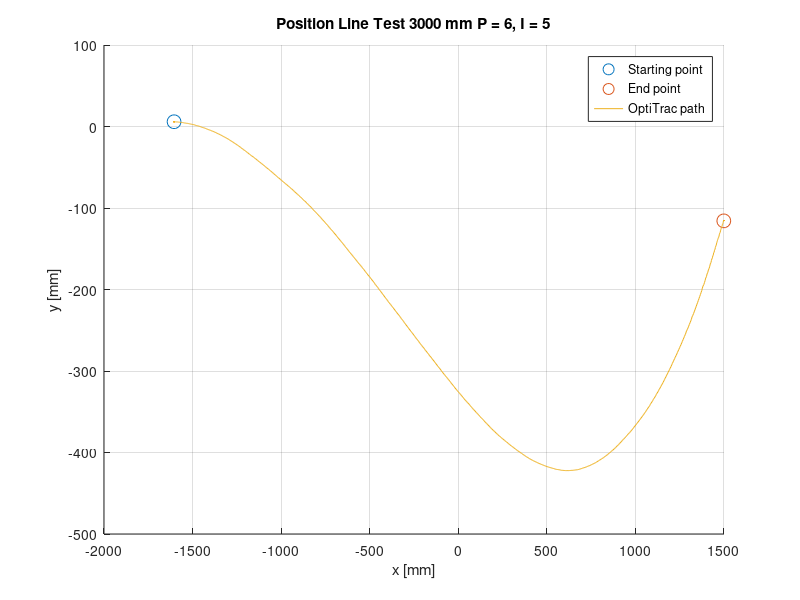

MATLAB code for this plot:
fileID = fopen('P6_I5_psat5_isat2.txt','r');


tline=fgetl(fileID);
%headers = strsplit(tline,','); kan brukes for å fjerne headers (fjerner
%første linje

formatSpec = '%f%f%f%f%f%f%f%f';
datacell = textscan(fileID,formatSpec,'Delimiter',',');
time = datacell{2};
X = datacell{6};
Z = datacell{7};
Y = datacell{8};

figure(1);
hold on;
plot(X(1,1),Y(1,1),'o','MarkerSize',10);
plot(X(end,1),Y(end,1),'o','MarkerSize',10);
plot(X,Y);
grid on;
title('Position Line Test 3000 mm P = 6, I = 5');
xlabel('x [mm]');
ylabel('y [mm]');
legend('Starting point','End point','OptiTrac path');
hold off;